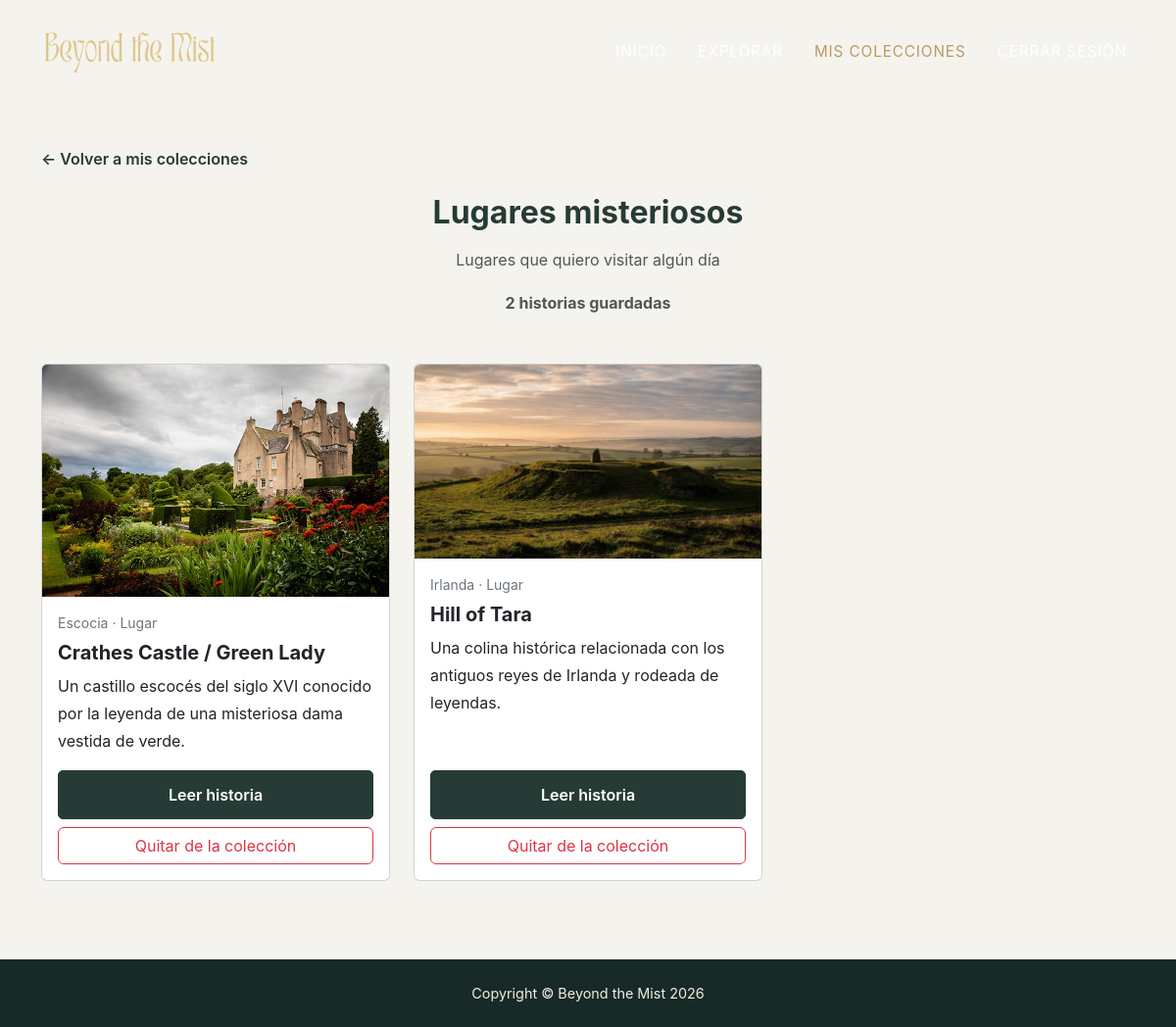
/ver_coleccion.php?id=1 (signed in), run on the app's committed database.
### tables this page shows
CREATE TABLE colecciones (
    id INTEGER PRIMARY KEY AUTOINCREMENT,
    usuario_id INTEGER NOT NULL,
    nombre TEXT NOT NULL,
    descripcion TEXT,
    fecha_creacion DATETIME DEFAULT CURRENT_TIMESTAMP,
    FOREIGN KEY (usuario_id) REFERENCES usuarios(id) ON DELETE CASCADE
);

CREATE TABLE contenido (
    id INTEGER PRIMARY KEY AUTOINCREMENT,
    titulo TEXT NOT NULL,
    pais TEXT NOT NULL,
    categoria TEXT NOT NULL,
    descripcion TEXT NOT NULL,
    historia TEXT NOT NULL,
    imagen TEXT,
    fuentes TEXT
);

### ver_coleccion.php (the view, shortened to what this page needs)
<?php
require_once __DIR__ . '/conexion.php';
$id = filter_input(INPUT_GET, 'id', FILTER_VALIDATE_INT);
$consulta = $bd->prepare(
    "SELECT * FROM colecciones
     WHERE id = ? AND usuario_id = ?"
);
$consulta->execute([$id, $_SESSION['usuario_id']]);
$coleccion = $consulta->fetch(PDO::FETCH_ASSOC);
$consultaHistorias = $bd->prepare(
    "SELECT contenido.*
     FROM contenido
     INNER JOIN coleccion_contenido
     ON contenido.id = coleccion_contenido.contenido_id
     WHERE coleccion_contenido.coleccion_id = ?
     ORDER BY coleccion_contenido.fecha_guardado DESC"
);
$consultaHistorias->execute([$id]);
$historias = $consultaHistorias->fetchAll(PDO::FETCH_ASSOC);
?>
<!DOCTYPE html>
<html lang="es">
<head>
    <link href="https://cdn.jsdelivr.net/npm/bootstrap@5.2.3/dist/css/bootstrap.min.css" rel="stylesheet">
    <link href="css/styles.css" rel="stylesheet">
</head>
<body>
    <nav class="navbar navbar-expand-lg navbar-dark fixed-top" id="mainNav">
        <div class="container">
            <a class="navbar-brand" href="index.php">
                <img src="assets/img/masthead/logo.png" alt="Beyond the Mist">
            </a>
            <div class="collapse navbar-collapse" id="navbarResponsive">
                <ul class="navbar-nav text-uppercase ms-auto py-4 py-lg-0">
                    <li class="nav-item">
                        <a class="nav-link" href="index.php">Inicio</a>
                    </li>
                    <li class="nav-item">
                        <a class="nav-link" href="explorar.php">Explorar</a>
                    </li>
                    <li class="nav-item">
                        <a class="nav-link active" href="colecciones.php">Mis colecciones</a>
                    </li>
                    <li class="nav-item">
                        <a class="nav-link" href="logout.php">Cerrar sesión</a>
                    </li>
                </ul>
            </div>
        </div>
    </nav>
    <section class="colecciones-section">
        <div class="container">
            <div class="mb-4">
                <a href="colecciones.php" class="volver-explorar">
                    ← Volver a mis colecciones
                </a>
            </div>
            <div class="text-center mb-5">
                <h2 class="titulo-colecciones">
                    <?= htmlspecialchars($coleccion['nombre']) ?>
                </h2>
                <p>
                    <?= htmlspecialchars($coleccion['descripcion'] ?? '') ?>
                </p>
                <p>
                    <strong>
                        <?= count($historias) ?>
                        <?= count($historias) == 1 ? 'historia guardada' : 'historias guardadas' ?>
                    </strong>
                </p>
            </div>
            <?php if (count($historias) > 0): ?>
                <div class="row row-cols-1 row-cols-md-2 row-cols-lg-3 g-4">
                    <?php foreach ($historias as $historia): ?>
                        <div class="col">
                            <div class="card h-100">
                                <img
                                    src="<?= htmlspecialchars($historia['imagen']) ?>"
                                    class="card-img-top historia-imagen"
                                    alt="<?= htmlspecialchars($historia['titulo']) ?>"
                                >
                                <div class="card-body d-flex flex-column">
                                    <small class="text-muted mb-2">
                                        <?= htmlspecialchars($historia['pais']) ?>
                                        ·
                                        <?= htmlspecialchars($historia['categoria']) ?>
                                    </small>
                                    <h5 class="card-title">
                                        <?= htmlspecialchars($historia['titulo']) ?>
                                    </h5>
                                    <p class="card-text">
                                        <?= htmlspecialchars($historia['descripcion']) ?>
                                    </p>
                                    <a
                                        href="historia.php?id=<?= $historia['id'] ?>"
                                        class="btn btn-historia mt-auto"
                                    >
                                        Leer historia
                                    </a>
                                    <form
                                        action="quitar_historia.php"
                                        method="POST"
                                        class="mt-2"
                                        onsubmit="return confirm('¿Deseas quitar esta historia de la colección?');"
                                    >
                                        <button type="submit" class="btn btn-outline-danger w-100">
                                            Quitar de la colección
                                        </button>
                                    </form>
                                </div>
                            </div>
                        </div>
                    <?php endforeach; ?>
                </div>
            <?php endif; ?>
        </div>
    </section>
    <footer class="footer py-4">
        <div class="container">
            <div class="text-center">
                <span class="copyright">
                    Copyright &copy; Beyond the Mist 2026
                </span>
            </div>
        </div>
    </footer>
</body>
</html>

### data on the page
colecciones: nombre "Lugares misteriosos", descripcion "Lugares que quiero visitar algún día"
contenido: imagen (picture), pais "Escocia", categoria "Lugar", titulo "Crathes Castle / Green Lady", descripcion "Un castillo escocés del siglo XVI conocido por la leyenda de una misteriosa dama vestida de verde."
contenido: imagen (picture), pais "Irlanda", categoria "Lugar", titulo "Hill of Tara", descripcion "Una colina histórica relacionada con los antiguos reyes de Irlanda y rodeada de leyendas."

### other printed values
count($historias) "2"
